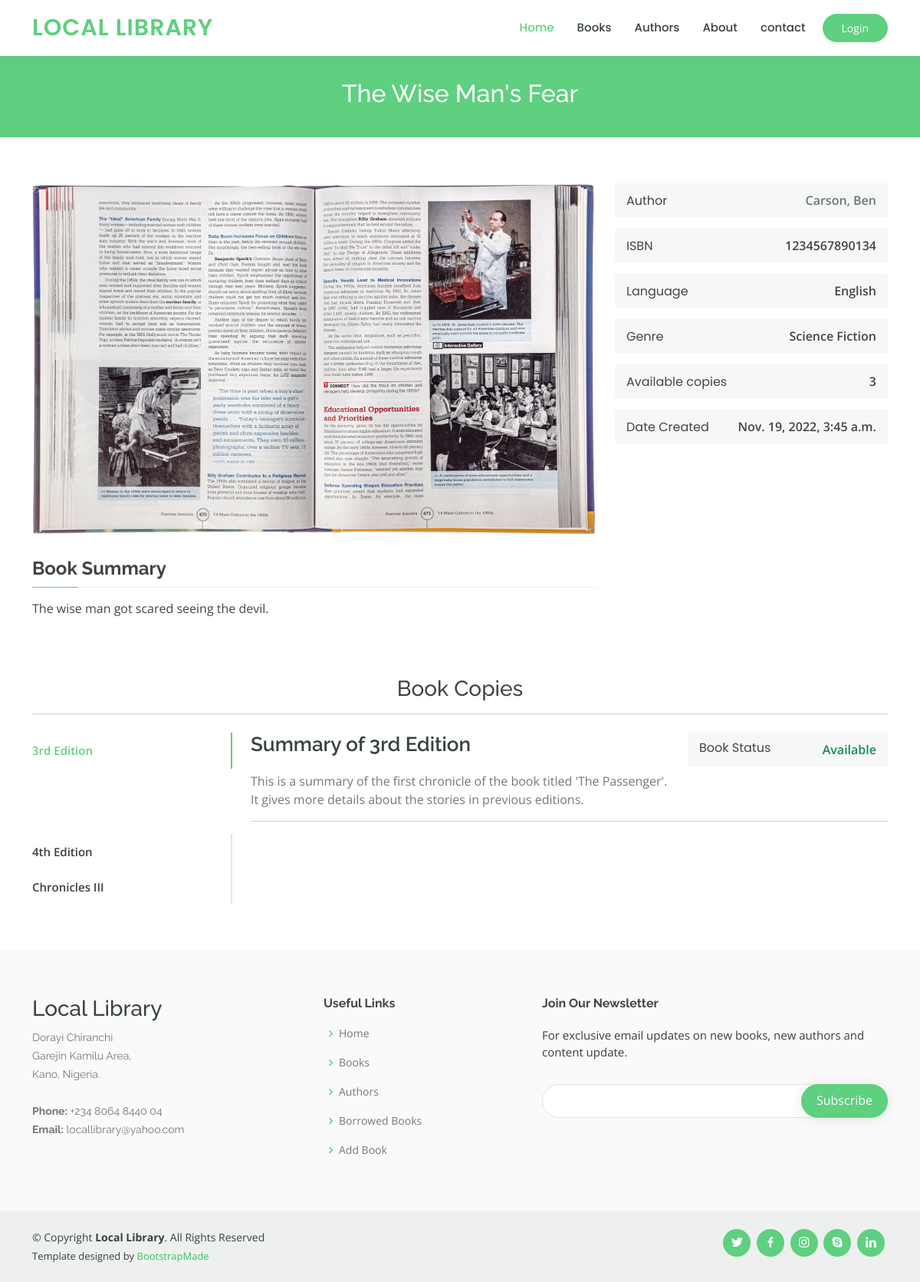
/catalog/book/1, run on the app's committed database.
### catalog/models.py (models this page shows, shortened)
class Book(models.Model):
    title = models.CharField(max_length=200)
    author = models.ForeignKey(Author, on_delete=models.SET_NULL, null=True)
    summary = models.TextField(
        max_length=1000, help_text="Enter a brief description of the book")
    isbn = models.CharField("ISBN", max_length=13, unique=True,
                            help_text='13 characters <a href="https://www.isbn-international.org/content/what-isbn">ISBN number</a>')
    genre = models.ManyToManyField(
        Genre, help_text='Select a genre for this book')
    language = models.ForeignKey(
        Language, on_delete=models.SET_NULL, null=True)
    book_cover_image = models.ImageField(
        upload_to='book_cover_images/', null=True, default='/assets/img/book-cover2.png')
    book_content_image = models.ImageField(
        upload_to='book_content_images/', null=True, default='/assets/img/book-content.jpg')
    created = models.DateTimeField(auto_now_add=True, null=True)
    updated = models.DateTimeField(auto_now=True, null=True)
    def display_genre(self):
        """Create a string for the Genre. This is required to display genre in Admin."""
        return ', '.join(genre.name for genre in self.genre.all()[:3])
    display_genre.short_description = "Genre"

class Author(models.Model):
    first_name = models.CharField(max_length=100)
    last_name = models.CharField(max_length=100)
    summary = models.TextField(
        max_length=1000, help_text="Enter a brief summary of the author", null=True)
    date_of_birth = models.DateField(null=True, blank=True)
    date_of_death = models.DateField('died', null=True, blank=True)
    created = models.DateTimeField(auto_now_add=True, null=True)
    updated = models.DateTimeField(auto_now=True, null=True)
    class Meta:
        ordering = ['last_name', 'first_name']
    def get_absolute_url(self):
        return reverse('author-detail', args=[str(self.id)])
    def __str__(self):
        return f'{self.last_name}, {self.first_name}'

class Language(models.Model):
    name = models.CharField(max_length=200,
                            help_text="Enter the book's natural language (e.g. English, French, Japanese etc.)")
    def __str__(self):
        return self.name

class Genre(models.Model):
    name = models.CharField(
        max_length=200, help_text="Enter a book genre e.g. Science Fiction")
    def __str__(self):
        return self.name

class BookInstance(models.Model):
    id = models.UUIDField(primary_key=True, default=uuid.uuid4,
                          help_text='Unique ID for this particular book across whole library')
    book = models.ForeignKey('Book', on_delete=models.RESTRICT, null=True)
    copy_summary = models.TextField(max_length=500, null=True)
    imprint = models.CharField(max_length=200)
    due_back = models.DateField(null=True, blank=True)
    borrower = models.ForeignKey(
        User, on_delete=models.SET_NULL, null=True, blank=True)
    LOAN_STATUS = (
        ('m', 'Maintenance'),
        ('o', 'On loan'),
        ('a', 'Available'),
        ('r', 'Reserved'),
    )
    status = models.CharField(
        max_length=1,
        choices=LOAN_STATUS,
        blank=True,
        default='m',
        help_text='Book availability',
    )
    created = models.DateTimeField(auto_now_add=True, null=True)
    updated = models.DateTimeField(auto_now=True, null=True)
    class Meta:
        ordering = ['due_back']
        permissions = (("can_mark_returned", "Set book as returned"),)

### catalog/views.py (the view)
# urls.py: path('book/<int:pk>', views.BookDetailView.as_view(), name='book-detail'),
class BookDetailView(generic.DetailView):
    model = Book

### catalog/templates/catalog/book_detail.html (shortened to what this page needs)
{% extends "base_generic.html" %}
{% load static %}
{% block content %}
<main id="main">
    <div class="breadcrumbs" data-aos="fade-in">
        <div class="container">
            <h2>{{ book.title }}</h2>
        </div>
    </div>
    <section id="course-details" class="course-details">
        <div class="container" data-aos="fade-up">
            <div class="row">
                <div class="col-lg-8">
                    <img src="{{ book.book_content_image.url }}" class="img-fluid" alt="">
                    <h3>Book Summary</h3>
                    <p>{{ book.summary }}</p>
                </div>
                <div class="col-lg-4">
                    <div class="course-info d-flex justify-content-between align-items-center">
                        <h5>Author</h5>
                        <p><a href="{{ book.author.get_absolute_url }}">{{ book.author }}</a></p>
                    </div>
                    <div class="course-info d-flex justify-content-between align-items-center">
                        <h5>ISBN</h5>
                        <p>{{ book.isbn }}</p>
                    </div>
                    <div class="course-info d-flex justify-content-between align-items-center">
                        <h5>Language</h5>
                        <p>{{ book.language }}</p>
                    </div>
                    <div class="course-info d-flex justify-content-between align-items-center">
                        <h5>Genre</h5>
                        <p>{{ book.genre.all|join:", " }}</p>
                    </div>
                    <div class="course-info d-flex justify-content-between align-items-center">
                        <h5>Available copies</h5>
                        <p>{{ book.bookinstance_set.all|length }}</p>
                    </div>
                    <div class="course-info d-flex justify-content-between align-items-center">
                        <h5>Date Created</h5>
                        <p>{{ book.created }}</p>
                    </div>
                </div>
            </div>
        </div>
    </section>
    <section id="cource-details-tabs" class="cource-details-tabs">
        <div class="container" data-aos="fade-up">
            {% if book.bookinstance_set %}
            <div class="text-center mb-4">
                <h3>Book Copies</h3>
                <hr>
            </div>
            {% endif %}
            <div class="row">
                {% for copy in book.bookinstance_set.all %}
                <div class="col-lg-3">
                    <ul class="nav nav-tabs flex-column">
                        <li class="nav-item">
                            <a class="nav-link {% if forloop.first %}active show{% endif %}"
                                data-bs-toggle="tab" href="#tab-{{ forloop.counter }}">
                                {{ copy.imprint }}
                            </a>
                        </li>
                    </ul>
                </div>
                <div class="col-lg-9 mt-4 mt-lg-0">
                    <div class="tab-content">
                        <div class="tab-pane {% if forloop.first %}active show{% endif %}"
                            id="tab-{{ forloop.counter }}">
                            <div class="row">
                                <div class="col-lg-8 details order-2 order-lg-1">
                                    <h4>Summary of {{ copy.imprint }}</h4>
                                    <p>{{ copy.copy_summary }}</p>
                                </div>
                                <div class="col-lg-4 course-details order-1 order-lg-2">
                                    <div class="course-info d-flex justify-content-between">
                                        <h5>Book Status</h5>
                                        <p
                                            class="{% if copy.status == 'a' %}text-success{% elif copy.status == 'o' %}text-danger{% else %}text-warning{% endif %}">
                                            {{ copy.get_status_display }}</p>
                                    </div>
                                </div>
                            </div>
                            <hr>
                        </div>
                    </div>
                </div>
                {% endfor %}
            </div>
        </div>
    </section>
</main>
{% endblock %}

### catalog/static/assets/css/style.css (style rules this page uses)
body { font-family: "Open Sans", sans-serif; color: #444444; }
a { color: #5fcf80; text-decoration: none; }
h1, h2, h3, h4, h5, h6 { font-family: "Raleway", sans-serif; }
section { padding: 60px 0; overflow: hidden; }
.breadcrumbs { margin-top: 73px; text-align: center; background: #5fcf80; padding: 30px 0; color: #fff; }
.breadcrumbs h2 { font-size: 32px; font-weight: 500; }
.course-details h3 { font-size: 24px; margin: 30px 0 15px 0; font-weight: 700; position: relative; padding-bottom: 10px; }
.course-details h3:before { content: ""; position: absolute; display: block; width: 100%; height: 1px; background: #eef0ef; bottom: 0; left: 0; }
.course-details h3:after { content: ""; position: absolute; display: block; width: 60px; height: 1px; background: #5fcf80; bottom: 0; left: 0; }
.course-details .course-info { background: #f6f7f6; padding: 10px 15px; margin-bottom: 15px; }
.course-details .course-info h5 { font-weight: 400; font-size: 16px; margin: 0; font-family: "Poppins", sans-serif; }
.course-details .course-info p { margin: 0; font-weight: 600; }
.course-details .course-info a { color: #657a6d; }
.cource-details-tabs { overflow: hidden; padding-top: 0; }
.cource-details-tabs .nav-tabs { border: 0; }
.cource-details-tabs .nav-link { border: 0; padding: 12px 15px 12px 0; transition: 0.3s; color: #37423b; border-radius: 0; border-right: 2px solid #e2e7e4; font-weight: 600; font-size: 15px; }
.cource-details-tabs .nav-link.active { color: #5fcf80; border-color: #5fcf80; }
.cource-details-tabs .tab-pane.active { -webkit-animation: fadeIn 0.5s ease-out; animation: fadeIn 0.5s ease-out; }
.cource-details-tabs .details h4 { font-size: 26px; font-weight: 600; margin-bottom: 20px; color: #37423b; }
.cource-details-tabs .details p { color: #777777; }
.cource-details-tabs .details p:last-child { margin-bottom: 0; }

### data on the page
Book: title "The Wise Man's Fear", book_content_image (picture), summary "The wise man got scared seeing the devil.", author "Carson, Ben", isbn "1234567890134", language "English", genre.all "Science Fiction", bookinstance_set.all|length "3", created "Nov. 19, 2022, 3:45 a.m."
BookInstance: imprint "3rd Edition", copy_summary "This is a summary of the first chronicle of the book titled 'The Passenger'. It gives more details about the stories in previous editions.", status "Available"
BookInstance: imprint "4th Edition"
BookInstance: imprint "Chronicles III"
